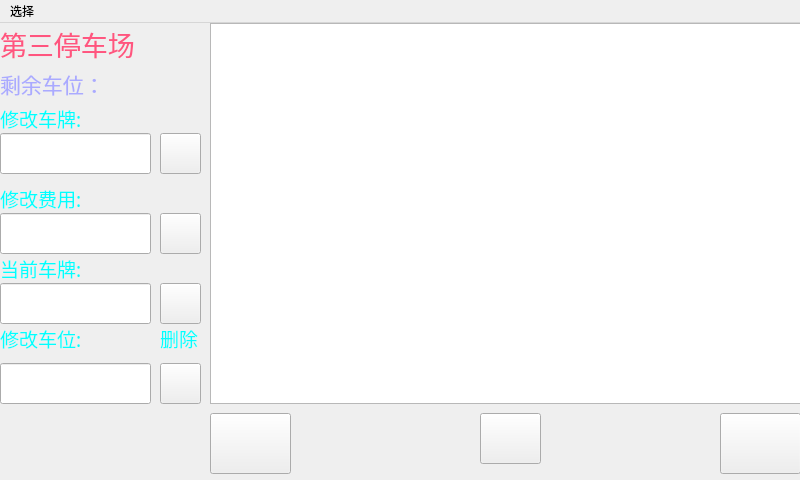
<?xml version="1.0" encoding="UTF-8"?>
<ui version="4.0">
 <class>AdminTwo</class>
 <widget class="QMainWindow" name="AdminTwo">
  <property name="geometry">
   <rect>
    <x>0</x>
    <y>0</y>
    <width>800</width>
    <height>480</height>
   </rect>
  </property>
  <property name="minimumSize">
   <size>
    <width>800</width>
    <height>480</height>
   </size>
  </property>
  <property name="maximumSize">
   <size>
    <width>800</width>
    <height>480</height>
   </size>
  </property>
  <property name="windowTitle">
   <string>MainWindow</string>
  </property>
  <widget class="QWidget" name="centralwidget">
   <widget class="QLabel" name="label_4">
    <property name="geometry">
     <rect>
      <x>0</x>
      <y>80</y>
      <width>111</width>
      <height>31</height>
     </rect>
    </property>
    <property name="font">
     <font>
      <family>楷体</family>
      <pointsize>14</pointsize>
     </font>
    </property>
    <property name="styleSheet">
     <string notr="true">color: rgb(0, 255, 255);</string>
    </property>
    <property name="text">
     <string>修改车牌:</string>
    </property>
   </widget>
   <widget class="QPushButton" name="leftBt">
    <property name="geometry">
     <rect>
      <x>210</x>
      <y>390</y>
      <width>81</width>
      <height>61</height>
     </rect>
    </property>
    <property name="styleSheet">
     <string notr="true">border-image: url(:/image/left.jpeg);</string>
    </property>
    <property name="text">
     <string/>
    </property>
   </widget>
   <widget class="QLabel" name="label">
    <property name="geometry">
     <rect>
      <x>0</x>
      <y>40</y>
      <width>121</width>
      <height>41</height>
     </rect>
    </property>
    <property name="font">
     <font>
      <family>楷体</family>
      <pointsize>16</pointsize>
     </font>
    </property>
    <property name="styleSheet">
     <string notr="true">color: rgb(170, 170, 255);</string>
    </property>
    <property name="text">
     <string>剩余车位：</string>
    </property>
   </widget>
   <widget class="QLabel" name="label_3">
    <property name="geometry">
     <rect>
      <x>0</x>
      <y>0</y>
      <width>181</width>
      <height>41</height>
     </rect>
    </property>
    <property name="font">
     <font>
      <family>楷体</family>
      <pointsize>20</pointsize>
     </font>
    </property>
    <property name="styleSheet">
     <string notr="true">color: rgb(255, 85, 127);</string>
    </property>
    <property name="text">
     <string>第三停车场</string>
    </property>
   </widget>
   <widget class="QLineEdit" name="lineEdit">
    <property name="geometry">
     <rect>
      <x>0</x>
      <y>110</y>
      <width>151</width>
      <height>41</height>
     </rect>
    </property>
    <property name="font">
     <font>
      <family>楷体</family>
      <pointsize>18</pointsize>
     </font>
    </property>
   </widget>
   <widget class="QPushButton" name="updataBt">
    <property name="geometry">
     <rect>
      <x>480</x>
      <y>390</y>
      <width>61</width>
      <height>51</height>
     </rect>
    </property>
    <property name="styleSheet">
     <string notr="true">border-image: url(:/image/return.png);</string>
    </property>
    <property name="text">
     <string/>
    </property>
   </widget>
   <widget class="QPushButton" name="rightBt">
    <property name="geometry">
     <rect>
      <x>720</x>
      <y>390</y>
      <width>81</width>
      <height>61</height>
     </rect>
    </property>
    <property name="styleSheet">
     <string notr="true">
border-image: url(:/image/right.jpeg);</string>
    </property>
    <property name="text">
     <string/>
    </property>
   </widget>
   <widget class="QLabel" name="carLa">
    <property name="geometry">
     <rect>
      <x>130</x>
      <y>50</y>
      <width>71</width>
      <height>31</height>
     </rect>
    </property>
    <property name="font">
     <font>
      <family>楷体</family>
      <pointsize>20</pointsize>
     </font>
    </property>
    <property name="styleSheet">
     <string notr="true">color: rgb(85, 170, 127);</string>
    </property>
    <property name="text">
     <string/>
    </property>
   </widget>
   <widget class="QTableWidget" name="tableWidget">
    <property name="geometry">
     <rect>
      <x>210</x>
      <y>0</y>
      <width>591</width>
      <height>381</height>
     </rect>
    </property>
   </widget>
   <widget class="QPushButton" name="carBt">
    <property name="geometry">
     <rect>
      <x>160</x>
      <y>110</y>
      <width>41</width>
      <height>41</height>
     </rect>
    </property>
    <property name="font">
     <font>
      <family>楷体</family>
      <pointsize>14</pointsize>
     </font>
    </property>
    <property name="styleSheet">
     <string notr="true">border-image: url(:/image/left.jpeg);</string>
    </property>
    <property name="text">
     <string/>
    </property>
   </widget>
   <widget class="QPushButton" name="monBt">
    <property name="geometry">
     <rect>
      <x>160</x>
      <y>190</y>
      <width>41</width>
      <height>41</height>
     </rect>
    </property>
    <property name="font">
     <font>
      <family>楷体</family>
      <pointsize>14</pointsize>
     </font>
    </property>
    <property name="styleSheet">
     <string notr="true">border-image: url(:/image/left.jpeg);</string>
    </property>
    <property name="text">
     <string/>
    </property>
   </widget>
   <widget class="QLabel" name="label_5">
    <property name="geometry">
     <rect>
      <x>0</x>
      <y>160</y>
      <width>111</width>
      <height>31</height>
     </rect>
    </property>
    <property name="font">
     <font>
      <family>楷体</family>
      <pointsize>14</pointsize>
     </font>
    </property>
    <property name="styleSheet">
     <string notr="true">color: rgb(0, 255, 255);</string>
    </property>
    <property name="text">
     <string>修改费用:</string>
    </property>
   </widget>
   <widget class="QLineEdit" name="monEd">
    <property name="geometry">
     <rect>
      <x>0</x>
      <y>190</y>
      <width>151</width>
      <height>41</height>
     </rect>
    </property>
    <property name="font">
     <font>
      <family>楷体</family>
      <pointsize>18</pointsize>
     </font>
    </property>
   </widget>
   <widget class="QLineEdit" name="begins">
    <property name="geometry">
     <rect>
      <x>0</x>
      <y>260</y>
      <width>151</width>
      <height>41</height>
     </rect>
    </property>
    <property name="font">
     <font>
      <family>楷体</family>
      <pointsize>18</pointsize>
     </font>
    </property>
   </widget>
   <widget class="QLabel" name="label_6">
    <property name="geometry">
     <rect>
      <x>0</x>
      <y>230</y>
      <width>111</width>
      <height>31</height>
     </rect>
    </property>
    <property name="font">
     <font>
      <family>楷体</family>
      <pointsize>14</pointsize>
     </font>
    </property>
    <property name="styleSheet">
     <string notr="true">color: rgb(0, 255, 255);</string>
    </property>
    <property name="text">
     <string>当前车牌:</string>
    </property>
   </widget>
   <widget class="QPushButton" name="deleteBt">
    <property name="geometry">
     <rect>
      <x>160</x>
      <y>260</y>
      <width>41</width>
      <height>41</height>
     </rect>
    </property>
    <property name="font">
     <font>
      <family>楷体</family>
      <pointsize>14</pointsize>
     </font>
    </property>
    <property name="styleSheet">
     <string notr="true">border-image: url(:/image/left.jpeg);</string>
    </property>
    <property name="text">
     <string/>
    </property>
   </widget>
   <widget class="QLabel" name="label_7">
    <property name="geometry">
     <rect>
      <x>160</x>
      <y>300</y>
      <width>51</width>
      <height>31</height>
     </rect>
    </property>
    <property name="font">
     <font>
      <family>楷体</family>
      <pointsize>14</pointsize>
     </font>
    </property>
    <property name="styleSheet">
     <string notr="true">color: rgb(0, 255, 255);</string>
    </property>
    <property name="text">
     <string>删除</string>
    </property>
   </widget>
   <widget class="QLineEdit" name="chaEd">
    <property name="geometry">
     <rect>
      <x>0</x>
      <y>340</y>
      <width>151</width>
      <height>41</height>
     </rect>
    </property>
    <property name="font">
     <font>
      <family>楷体</family>
      <pointsize>18</pointsize>
     </font>
    </property>
   </widget>
   <widget class="QLabel" name="label_8">
    <property name="geometry">
     <rect>
      <x>0</x>
      <y>300</y>
      <width>111</width>
      <height>31</height>
     </rect>
    </property>
    <property name="font">
     <font>
      <family>楷体</family>
      <pointsize>14</pointsize>
     </font>
    </property>
    <property name="styleSheet">
     <string notr="true">color: rgb(0, 255, 255);</string>
    </property>
    <property name="text">
     <string>修改车位:</string>
    </property>
   </widget>
   <widget class="QPushButton" name="chaBt">
    <property name="geometry">
     <rect>
      <x>160</x>
      <y>340</y>
      <width>41</width>
      <height>41</height>
     </rect>
    </property>
    <property name="font">
     <font>
      <family>楷体</family>
      <pointsize>14</pointsize>
     </font>
    </property>
    <property name="styleSheet">
     <string notr="true">border-image: url(:/image/left.jpeg);</string>
    </property>
    <property name="text">
     <string/>
    </property>
   </widget>
  </widget>
  <widget class="QMenuBar" name="menubar">
   <property name="geometry">
    <rect>
     <x>0</x>
     <y>0</y>
     <width>800</width>
     <height>26</height>
    </rect>
   </property>
   <widget class="QMenu" name="menu">
    <property name="title">
     <string>选择</string>
    </property>
   </widget>
   <addaction name="menu"/>
  </widget>
 </widget>
 <resources/>
 <connections/>
</ui>
